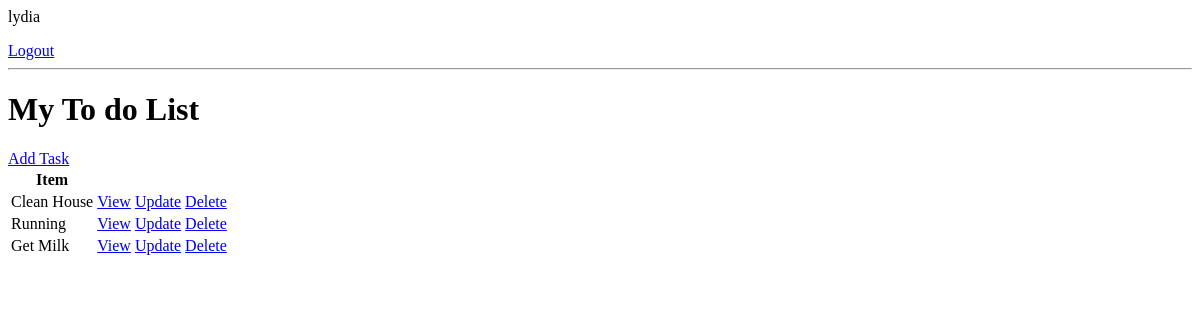
Page / (signed in) on the earlier database version.
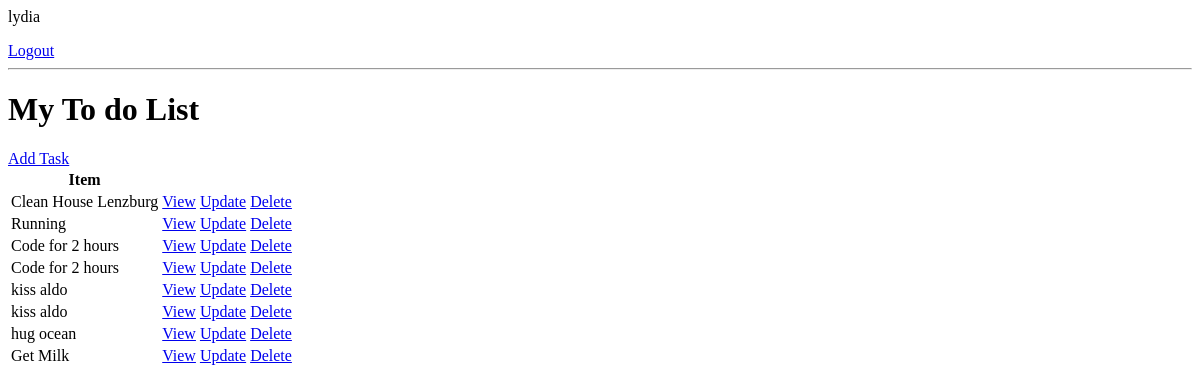
Same page on the later database version.
### base/models.py (models this page shows, shortened)
class Task(models.Model):
    user = models.ForeignKey(User, on_delete=models.CASCADE, null=True, blank=True)
    title = models.CharField(max_length=200, null=True, blank=True)
    description = models.TextField(null=True, blank=True)
    complete = models.BooleanField(default=False)
    created = models.DateTimeField(auto_now_add=True)
    class Meta:
        ordering = ['complete']

### base/views.py (the view)
# urls.py: path('', TaskList.as_view(), name='tasks'),
class TaskList(LoginRequiredMixin, ListView):
    model = Task
    context_object_name = 'tasks'
    def get_context_data(self, **kwargs):
        context = super().get_context_data(**kwargs)
        context['tasks'] = context['tasks'].filter(user=self.request.user)
        context['count'] = context['tasks'].filter(complete=False).count()
        return context

### base/templates/base/task_list.html
{% if request.user.is_authenticated %}
    <p>{{ request.user }}</p>
    <a href="{% url 'logout' %}">Logout</a>
    {% else %}
    <a href="{% url 'login' %}">Login</a>
{% endif %}
<hr>
<h1>My To do List</h1>
<a href="{% url 'task-create' %}">Add Task</a>
<table>
    <tr>
        <th>Item</th>
        <th> </th>
        <th> </th>
        <th> </th>
    </tr>
    {% for task in tasks %}
    <tr>
        <td>{{task.title }}</td>
    <td><a href="{% url 'task' task.id %}">View</a></td>
    <td><a href="{% url 'task-update' task.id %}">Update</a></td>
    <td><a href="{% url 'task-delete' task.id %}">Delete</a></td>
    </tr>
    {% empty %}
    <h3>No Items in List</h3>
    {% endfor %}
</table>

Differences in the rows shown:
changed Task: title "Clean House" → "Clean House Lenzburg"
added Task: title "Code for 2 hours"
added Task: title "Code for 2 hours"
added Task: title "kiss aldo"
added Task: title "kiss aldo"
added Task: title "hug ocean"
